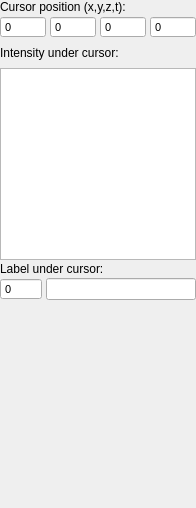
<?xml version="1.0" encoding="UTF-8"?>
<ui version="4.0">
 <class>CursorInspector</class>
 <widget class="QWidget" name="CursorInspector">
  <property name="geometry">
   <rect>
    <x>0</x>
    <y>0</y>
    <width>196</width>
    <height>508</height>
   </rect>
  </property>
  <property name="windowTitle">
   <string>Form</string>
  </property>
  <property name="styleSheet">
   <string notr="true">* {
font-size: 12px;
}

QSpinBox {
font-size: 11px;
}

QLineEdit {
font-size: 11px;
}

QComboBox {
font-size: 11px;
}</string>
  </property>
  <layout class="QVBoxLayout" name="verticalLayout" stretch="0,0,0,0,0,0,0,1">
   <property name="spacing">
    <number>2</number>
   </property>
   <property name="leftMargin">
    <number>0</number>
   </property>
   <property name="topMargin">
    <number>0</number>
   </property>
   <property name="rightMargin">
    <number>0</number>
   </property>
   <property name="bottomMargin">
    <number>0</number>
   </property>
   <item>
    <widget class="QStackedWidget" name="stkCursor">
     <property name="currentIndex">
      <number>1</number>
     </property>
     <widget class="QWidget" name="page3D">
      <layout class="QVBoxLayout" name="verticalLayout_2">
       <property name="spacing">
        <number>2</number>
       </property>
       <property name="leftMargin">
        <number>0</number>
       </property>
       <property name="topMargin">
        <number>0</number>
       </property>
       <property name="rightMargin">
        <number>0</number>
       </property>
       <property name="bottomMargin">
        <number>0</number>
       </property>
       <item>
        <widget class="QLabel" name="label">
         <property name="font">
          <font>
           <pointsize>-1</pointsize>
          </font>
         </property>
         <property name="styleSheet">
          <string notr="true"/>
         </property>
         <property name="text">
          <string>Cursor position (x,y,z):</string>
         </property>
        </widget>
       </item>
       <item>
        <layout class="QHBoxLayout" name="horizontalLayout">
         <property name="spacing">
          <number>4</number>
         </property>
         <item>
          <widget class="QSpinBox" name="inCursorX">
           <property name="sizePolicy">
            <sizepolicy hsizetype="Minimum" vsizetype="Fixed">
             <horstretch>1</horstretch>
             <verstretch>0</verstretch>
            </sizepolicy>
           </property>
           <property name="maximumSize">
            <size>
             <width>64</width>
             <height>16777215</height>
            </size>
           </property>
           <property name="toolTip">
            <string>&lt;html&gt;&lt;head/&gt;&lt;body&gt;&lt;p&gt;&lt;span style=&quot; font-weight:600;&quot;&gt;Cursor X coordinate&lt;/span&gt;&lt;/p&gt;&lt;p&gt;The X coordinate of the 3D cursor, in the image coordinate system (corresponds to columns of voxels). The first column has index 1 (one-based indexing).&lt;/p&gt;&lt;/body&gt;&lt;/html&gt;</string>
           </property>
           <property name="buttonSymbols">
            <enum>QAbstractSpinBox::NoButtons</enum>
           </property>
          </widget>
         </item>
         <item>
          <widget class="QSpinBox" name="inCursorY">
           <property name="sizePolicy">
            <sizepolicy hsizetype="Minimum" vsizetype="Fixed">
             <horstretch>1</horstretch>
             <verstretch>0</verstretch>
            </sizepolicy>
           </property>
           <property name="minimumSize">
            <size>
             <width>0</width>
             <height>0</height>
            </size>
           </property>
           <property name="maximumSize">
            <size>
             <width>64</width>
             <height>16777215</height>
            </size>
           </property>
           <property name="toolTip">
            <string>&lt;html&gt;&lt;head/&gt;&lt;body&gt;&lt;p&gt;&lt;span style=&quot; font-weight:600;&quot;&gt;Cursor Y coordinate&lt;/span&gt;&lt;/p&gt;&lt;p&gt;The Y coordinate of the 3D cursor, in the image coordinate system (corresponds to rows of voxels). The first row has index 1 (one-based indexing).&lt;/p&gt;&lt;/body&gt;&lt;/html&gt;</string>
           </property>
           <property name="buttonSymbols">
            <enum>QAbstractSpinBox::NoButtons</enum>
           </property>
          </widget>
         </item>
         <item>
          <widget class="QSpinBox" name="inCursorZ">
           <property name="sizePolicy">
            <sizepolicy hsizetype="Minimum" vsizetype="Fixed">
             <horstretch>1</horstretch>
             <verstretch>0</verstretch>
            </sizepolicy>
           </property>
           <property name="maximumSize">
            <size>
             <width>64</width>
             <height>16777215</height>
            </size>
           </property>
           <property name="toolTip">
            <string>&lt;html&gt;&lt;head/&gt;&lt;body&gt;&lt;p&gt;&lt;span style=&quot; font-weight:600;&quot;&gt;Cursor Z coordinate&lt;/span&gt;&lt;/p&gt;&lt;p&gt;The Z coordinate of the 3D cursor, in the image coordinate system (corresponds to slices of voxels). The first slice has index 1 (one-based indexing).&lt;/p&gt;&lt;/body&gt;&lt;/html&gt;</string>
           </property>
           <property name="buttonSymbols">
            <enum>QAbstractSpinBox::NoButtons</enum>
           </property>
          </widget>
         </item>
        </layout>
       </item>
      </layout>
     </widget>
     <widget class="QWidget" name="page4D">
      <layout class="QVBoxLayout" name="verticalLayout_3">
       <property name="spacing">
        <number>2</number>
       </property>
       <property name="leftMargin">
        <number>0</number>
       </property>
       <property name="topMargin">
        <number>0</number>
       </property>
       <property name="rightMargin">
        <number>0</number>
       </property>
       <property name="bottomMargin">
        <number>0</number>
       </property>
       <item>
        <widget class="QLabel" name="label_7">
         <property name="font">
          <font>
           <pointsize>-1</pointsize>
          </font>
         </property>
         <property name="styleSheet">
          <string notr="true"/>
         </property>
         <property name="text">
          <string>Cursor position (x,y,z,t):</string>
         </property>
        </widget>
       </item>
       <item>
        <layout class="QHBoxLayout" name="horizontalLayout_3">
         <property name="spacing">
          <number>4</number>
         </property>
         <item>
          <widget class="QSpinBox" name="inCursorX_4D">
           <property name="sizePolicy">
            <sizepolicy hsizetype="Minimum" vsizetype="Fixed">
             <horstretch>1</horstretch>
             <verstretch>0</verstretch>
            </sizepolicy>
           </property>
           <property name="maximumSize">
            <size>
             <width>64</width>
             <height>16777215</height>
            </size>
           </property>
           <property name="toolTip">
            <string>&lt;html&gt;&lt;head/&gt;&lt;body&gt;&lt;p&gt;&lt;span style=&quot; font-weight:600;&quot;&gt;Cursor X coordinate&lt;/span&gt;&lt;/p&gt;&lt;p&gt;The X coordinate of the 3D cursor, in the image coordinate system (corresponds to columns of voxels). The first column has index 1 (one-based indexing).&lt;/p&gt;&lt;/body&gt;&lt;/html&gt;</string>
           </property>
           <property name="buttonSymbols">
            <enum>QAbstractSpinBox::NoButtons</enum>
           </property>
          </widget>
         </item>
         <item>
          <widget class="QSpinBox" name="inCursorY_4D">
           <property name="sizePolicy">
            <sizepolicy hsizetype="Minimum" vsizetype="Fixed">
             <horstretch>1</horstretch>
             <verstretch>0</verstretch>
            </sizepolicy>
           </property>
           <property name="minimumSize">
            <size>
             <width>0</width>
             <height>0</height>
            </size>
           </property>
           <property name="maximumSize">
            <size>
             <width>64</width>
             <height>16777215</height>
            </size>
           </property>
           <property name="toolTip">
            <string>&lt;html&gt;&lt;head/&gt;&lt;body&gt;&lt;p&gt;&lt;span style=&quot; font-weight:600;&quot;&gt;Cursor Y coordinate&lt;/span&gt;&lt;/p&gt;&lt;p&gt;The Y coordinate of the 3D cursor, in the image coordinate system (corresponds to rows of voxels). The first row has index 1 (one-based indexing).&lt;/p&gt;&lt;/body&gt;&lt;/html&gt;</string>
           </property>
           <property name="buttonSymbols">
            <enum>QAbstractSpinBox::NoButtons</enum>
           </property>
          </widget>
         </item>
         <item>
          <widget class="QSpinBox" name="inCursorZ_4D">
           <property name="sizePolicy">
            <sizepolicy hsizetype="Minimum" vsizetype="Fixed">
             <horstretch>1</horstretch>
             <verstretch>0</verstretch>
            </sizepolicy>
           </property>
           <property name="maximumSize">
            <size>
             <width>64</width>
             <height>16777215</height>
            </size>
           </property>
           <property name="toolTip">
            <string>&lt;html&gt;&lt;head/&gt;&lt;body&gt;&lt;p&gt;&lt;span style=&quot; font-weight:600;&quot;&gt;Cursor Z coordinate&lt;/span&gt;&lt;/p&gt;&lt;p&gt;The Z coordinate of the 3D cursor, in the image coordinate system (corresponds to slices of voxels). The first slice has index 1 (one-based indexing).&lt;/p&gt;&lt;/body&gt;&lt;/html&gt;</string>
           </property>
           <property name="buttonSymbols">
            <enum>QAbstractSpinBox::NoButtons</enum>
           </property>
          </widget>
         </item>
         <item>
          <widget class="QSpinBox" name="inCursorT_4D">
           <property name="sizePolicy">
            <sizepolicy hsizetype="Minimum" vsizetype="Fixed">
             <horstretch>1</horstretch>
             <verstretch>0</verstretch>
            </sizepolicy>
           </property>
           <property name="maximumSize">
            <size>
             <width>64</width>
             <height>16777215</height>
            </size>
           </property>
           <property name="toolTip">
            <string>&lt;html&gt;&lt;head/&gt;&lt;body&gt;&lt;p&gt;&lt;span style=&quot; font-weight:600;&quot;&gt;Cursor time (T) coordinate&lt;/span&gt;&lt;/p&gt;&lt;p&gt;The selected time point in a four-dimensional image.&lt;/p&gt;&lt;/body&gt;&lt;/html&gt;</string>
           </property>
           <property name="buttonSymbols">
            <enum>QAbstractSpinBox::NoButtons</enum>
           </property>
          </widget>
         </item>
        </layout>
       </item>
      </layout>
     </widget>
    </widget>
   </item>
   <item>
    <spacer name="verticalSpacer_2">
     <property name="orientation">
      <enum>Qt::Vertical</enum>
     </property>
     <property name="sizeType">
      <enum>QSizePolicy::Fixed</enum>
     </property>
     <property name="sizeHint" stdset="0">
      <size>
       <width>20</width>
       <height>6</height>
      </size>
     </property>
    </spacer>
   </item>
   <item>
    <widget class="QLabel" name="label_5">
     <property name="font">
      <font>
       <pointsize>-1</pointsize>
      </font>
     </property>
     <property name="styleSheet">
      <string notr="true"/>
     </property>
     <property name="text">
      <string>Intensity under cursor:</string>
     </property>
    </widget>
   </item>
   <item>
    <spacer name="verticalSpacer_3">
     <property name="orientation">
      <enum>Qt::Vertical</enum>
     </property>
     <property name="sizeType">
      <enum>QSizePolicy::Fixed</enum>
     </property>
     <property name="sizeHint" stdset="0">
      <size>
       <width>20</width>
       <height>6</height>
      </size>
     </property>
    </spacer>
   </item>
   <item>
    <widget class="QTableView" name="tableVoxelUnderCursor">
     <property name="styleSheet">
      <string notr="true">QTableView
{
  font-size:10px;
}

QTableView:!active
{
  selection-background-color: rgb(162, 204, 255);
}</string>
     </property>
     <property name="editTriggers">
      <set>QAbstractItemView::NoEditTriggers</set>
     </property>
     <property name="tabKeyNavigation">
      <bool>false</bool>
     </property>
     <property name="selectionMode">
      <enum>QAbstractItemView::SingleSelection</enum>
     </property>
     <property name="selectionBehavior">
      <enum>QAbstractItemView::SelectRows</enum>
     </property>
     <property name="iconSize">
      <size>
       <width>12</width>
       <height>12</height>
      </size>
     </property>
     <property name="textElideMode">
      <enum>Qt::ElideRight</enum>
     </property>
     <attribute name="horizontalHeaderMinimumSectionSize">
      <number>48</number>
     </attribute>
     <attribute name="horizontalHeaderHighlightSections">
      <bool>false</bool>
     </attribute>
     <attribute name="verticalHeaderVisible">
      <bool>false</bool>
     </attribute>
     <attribute name="verticalHeaderMinimumSectionSize">
      <number>16</number>
     </attribute>
     <attribute name="verticalHeaderDefaultSectionSize">
      <number>16</number>
     </attribute>
    </widget>
   </item>
   <item>
    <widget class="QLabel" name="label_6">
     <property name="font">
      <font>
       <pointsize>-1</pointsize>
      </font>
     </property>
     <property name="styleSheet">
      <string notr="true"/>
     </property>
     <property name="text">
      <string>Label under cursor:</string>
     </property>
    </widget>
   </item>
   <item>
    <layout class="QHBoxLayout" name="horizontalLayout_2">
     <property name="spacing">
      <number>4</number>
     </property>
     <item>
      <widget class="QSpinBox" name="outLabelId">
       <property name="maximumSize">
        <size>
         <width>50</width>
         <height>16777215</height>
        </size>
       </property>
       <property name="toolTip">
        <string>&lt;html&gt;&lt;head/&gt;&lt;body&gt;&lt;p&gt;&lt;span style=&quot; font-weight:600;&quot;&gt;Index of label under cursor&lt;/span&gt;&lt;/p&gt;&lt;p&gt;This shows the numerical value of the segmentation label under the cursor. When you save the segmentation as an image, these values are stored in the voxels of the saved image.&lt;/p&gt;&lt;/body&gt;&lt;/html&gt;</string>
       </property>
       <property name="readOnly">
        <bool>true</bool>
       </property>
       <property name="buttonSymbols">
        <enum>QAbstractSpinBox::NoButtons</enum>
       </property>
       <property name="maximum">
        <number>65536</number>
       </property>
      </widget>
     </item>
     <item>
      <widget class="QLineEdit" name="outLabelText">
       <property name="toolTip">
        <string>&lt;html&gt;&lt;head/&gt;&lt;body&gt;&lt;p&gt;&lt;span style=&quot; font-weight:600;&quot;&gt;Name of label under cursor&lt;/span&gt;&lt;/p&gt;&lt;p&gt;This shows the name assigned to the segmentation label under the cursor. Use the label editor to modify label names.&lt;/p&gt;&lt;/body&gt;&lt;/html&gt;</string>
       </property>
       <property name="readOnly">
        <bool>true</bool>
       </property>
      </widget>
     </item>
    </layout>
   </item>
   <item>
    <spacer name="verticalSpacer">
     <property name="orientation">
      <enum>Qt::Vertical</enum>
     </property>
     <property name="sizeHint" stdset="0">
      <size>
       <width>20</width>
       <height>40</height>
      </size>
     </property>
    </spacer>
   </item>
  </layout>
 </widget>
 <tabstops>
  <tabstop>inCursorX</tabstop>
  <tabstop>inCursorY</tabstop>
  <tabstop>inCursorZ</tabstop>
 </tabstops>
 <resources/>
 <connections/>
 <slots>
  <slot>onCursorEdit()</slot>
 </slots>
</ui>
